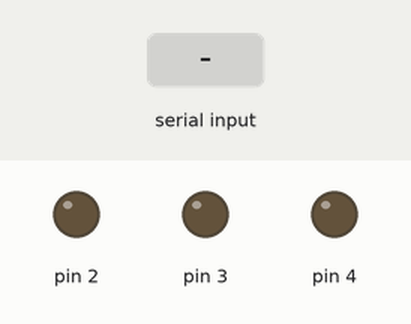
Simulated run of this sketch. Board: Arduino Uno, built with avr-gcc and run on an emulated ATmega328P. Shown: output pins drawn as LEDs (lit = HIGH). The inputs (shaded band) are chosen by the test bench.

Above: at 1.2 s.
1.3 s: "1" received over Serial
At 2.5 s:
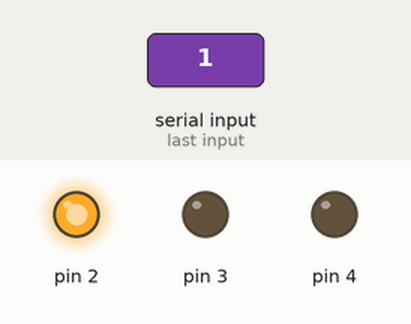
2.8 s: "2" received over Serial
At 3.8 s:
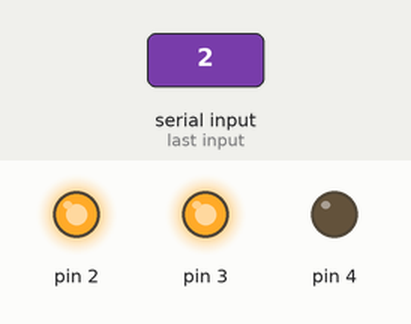
4.3 s: "a" received over Serial
At 4.9 s:
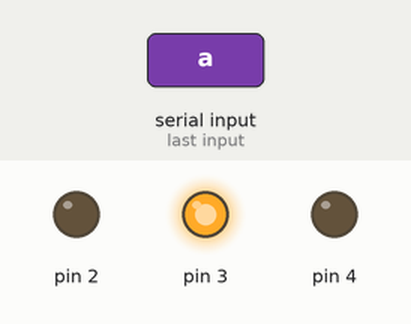
5.8 s: "3" received over Serial
At 6.1 s:
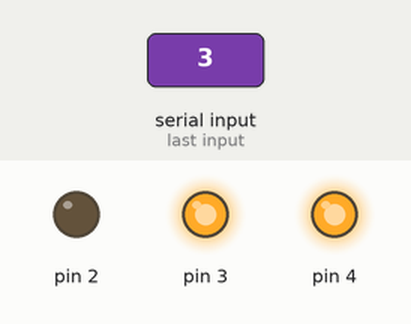
7.3 s: "b" received over Serial
At 8.4 s:
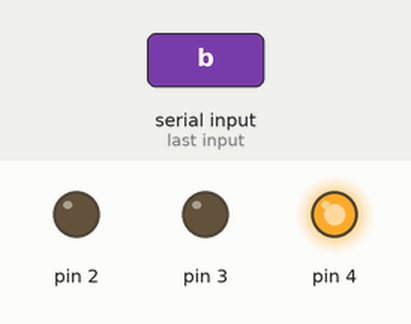
8.8 s: "5" received over Serial
At 9.6 s:
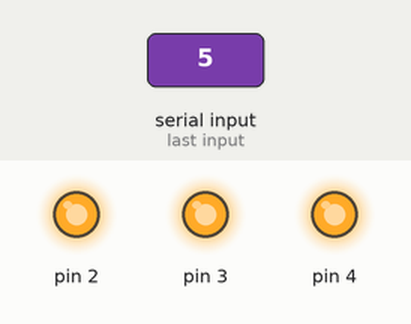
Timing chart, 0 to 11.3 s (numbered marks = the images above; inputs shaded):
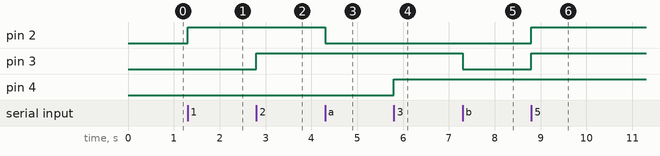

The sketch:

kinter_control_python.ino
```cpp
int led1=2, led2=3, ked3=4;
char comm;
void setup() {
  Serial.begin(9600);
  pinMode(2, OUTPUT);
  pinMode(3, OUTPUT);
  pinMode(4, OUTPUT);
  digitalWrite(2, LOW);
  digitalWrite(3, LOW);
  digitalWrite(4, LOW);
}

void loop() {
  if(Serial.available()>0)
  {
    comm = Serial.read();
    if(comm=='1')
    {
      digitalWrite(2, HIGH);

      }
      if(comm=='a')
      {
        digitalWrite(2, LOW);
        }
      if(comm=='2')
      {
        digitalWrite(3, HIGH);
        }
       if(comm=='b')
       {
        digitalWrite(3, LOW);
        }
       if(comm=='3')
       {
        digitalWrite(4, HIGH);
        }
        if(comm=='c')
        {
          digitalWrite(4, LOW);

          }
         if(comm=='4')
         {
          digitalWrite(2,LOW);
          digitalWrite(3,LOW);
          digitalWrite(4,LOW);
          }
         if(comm=='5')
         {
          digitalWrite(2,HIGH);
          digitalWrite(3,HIGH);
          digitalWrite(4,HIGH);
          }

    }
  }
```

Measured:
- after the input at 1.3 s, pin 2: LOW → HIGH at once
- after the input at 2.8 s, pin 3: LOW → HIGH at once
- after the input at 4.3 s, pin 2: HIGH → LOW at once
- after the input at 5.8 s, pin 4: LOW → HIGH at once
- after the input at 7.3 s, pin 3: HIGH → LOW at once
- after the input at 8.8 s, pin 2, pin 3: LOW → HIGH at once
